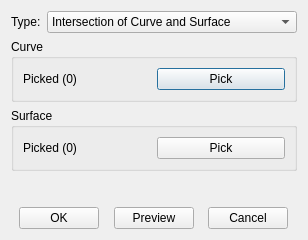
<?xml version="1.0" encoding="UTF-8"?>
<ui version="4.0">
 <class>PointInterOfCurveAndSurfaceInfoDialog</class>
 <widget class="QDialog" name="PointInterOfCurveAndSurfaceInfoDialog">
  <property name="geometry">
   <rect>
    <x>0</x>
    <y>0</y>
    <width>308</width>
    <height>240</height>
   </rect>
  </property>
  <property name="windowTitle">
   <string>Point</string>
  </property>
  <layout class="QGridLayout" name="gridLayout_5">
   <item row="0" column="0">
    <widget class="QWidget" name="widget_2" native="true">
     <property name="sizePolicy">
      <sizepolicy hsizetype="Preferred" vsizetype="Fixed">
       <horstretch>0</horstretch>
       <verstretch>0</verstretch>
      </sizepolicy>
     </property>
     <layout class="QGridLayout" name="gridLayout_2">
      <property name="leftMargin">
       <number>0</number>
      </property>
      <property name="topMargin">
       <number>0</number>
      </property>
      <property name="rightMargin">
       <number>0</number>
      </property>
      <property name="bottomMargin">
       <number>0</number>
      </property>
      <item row="0" column="0">
       <widget class="QLabel" name="label">
        <property name="sizePolicy">
         <sizepolicy hsizetype="Fixed" vsizetype="Preferred">
          <horstretch>0</horstretch>
          <verstretch>0</verstretch>
         </sizepolicy>
        </property>
        <property name="text">
         <string>Type:</string>
        </property>
       </widget>
      </item>
      <item row="0" column="1">
       <widget class="QComboBox" name="comb_type">
        <property name="currentIndex">
         <number>0</number>
        </property>
        <item>
         <property name="text">
          <string>Intersection of Curve and Surface</string>
         </property>
        </item>
       </widget>
      </item>
     </layout>
    </widget>
   </item>
   <item row="1" column="0">
    <widget class="QStackedWidget" name="stackedWidget">
     <property name="currentIndex">
      <number>0</number>
     </property>
     <widget class="QWidget" name="page_intersectionlinesurface">
      <layout class="QGridLayout" name="gridLayout_25">
       <property name="leftMargin">
        <number>0</number>
       </property>
       <property name="topMargin">
        <number>0</number>
       </property>
       <property name="rightMargin">
        <number>0</number>
       </property>
       <property name="bottomMargin">
        <number>0</number>
       </property>
       <item row="0" column="0">
        <widget class="QGroupBox" name="groupBox_13">
         <property name="title">
          <string>Curve</string>
         </property>
         <layout class="QGridLayout" name="gridLayout_22">
          <item row="0" column="1">
           <widget class="QPushButton" name="pb_intersectionlinesurface_curvepick">
            <property name="text">
             <string>Pick</string>
            </property>
           </widget>
          </item>
          <item row="0" column="0">
           <widget class="QLabel" name="lb_intersectionlinesurface_curvepicked">
            <property name="text">
             <string>Picked (0)</string>
            </property>
           </widget>
          </item>
         </layout>
        </widget>
       </item>
       <item row="1" column="0">
        <widget class="QGroupBox" name="groupBox_14">
         <property name="title">
          <string>Surface</string>
         </property>
         <layout class="QGridLayout" name="gridLayout_23">
          <item row="0" column="0">
           <widget class="QLabel" name="lb_intersectionlinesurface_surfacepicked">
            <property name="text">
             <string>Picked (0)</string>
            </property>
           </widget>
          </item>
          <item row="0" column="1">
           <widget class="QPushButton" name="pb_intersectionlinesurface_surfacepick">
            <property name="text">
             <string>Pick</string>
            </property>
           </widget>
          </item>
         </layout>
        </widget>
       </item>
       <item row="2" column="0">
        <spacer name="verticalSpacer_8">
         <property name="orientation">
          <enum>Qt::Vertical</enum>
         </property>
         <property name="sizeHint" stdset="0">
          <size>
           <width>20</width>
           <height>40</height>
          </size>
         </property>
        </spacer>
       </item>
      </layout>
     </widget>
    </widget>
   </item>
   <item row="2" column="0">
    <widget class="QWidget" name="widget" native="true">
     <property name="sizePolicy">
      <sizepolicy hsizetype="Preferred" vsizetype="Fixed">
       <horstretch>0</horstretch>
       <verstretch>0</verstretch>
      </sizepolicy>
     </property>
     <layout class="QGridLayout" name="gridLayout_3">
      <property name="leftMargin">
       <number>0</number>
      </property>
      <property name="topMargin">
       <number>0</number>
      </property>
      <property name="rightMargin">
       <number>0</number>
      </property>
      <property name="bottomMargin">
       <number>0</number>
      </property>
      <item row="0" column="4">
       <spacer name="horizontalSpacer_3">
        <property name="orientation">
         <enum>Qt::Horizontal</enum>
        </property>
        <property name="sizeHint" stdset="0">
         <size>
          <width>40</width>
          <height>20</height>
         </size>
        </property>
       </spacer>
      </item>
      <item row="0" column="1">
       <widget class="QPushButton" name="pb_ok">
        <property name="text">
         <string>OK</string>
        </property>
       </widget>
      </item>
      <item row="0" column="3">
       <widget class="QPushButton" name="pb_preview">
        <property name="text">
         <string>Preview</string>
        </property>
       </widget>
      </item>
      <item row="0" column="5">
       <widget class="QPushButton" name="pb_cancel">
        <property name="text">
         <string>Cancel</string>
        </property>
       </widget>
      </item>
      <item row="0" column="2">
       <spacer name="horizontalSpacer_2">
        <property name="orientation">
         <enum>Qt::Horizontal</enum>
        </property>
        <property name="sizeHint" stdset="0">
         <size>
          <width>40</width>
          <height>20</height>
         </size>
        </property>
       </spacer>
      </item>
      <item row="0" column="0">
       <spacer name="horizontalSpacer">
        <property name="orientation">
         <enum>Qt::Horizontal</enum>
        </property>
        <property name="sizeHint" stdset="0">
         <size>
          <width>40</width>
          <height>20</height>
         </size>
        </property>
       </spacer>
      </item>
      <item row="0" column="6">
       <spacer name="horizontalSpacer_4">
        <property name="orientation">
         <enum>Qt::Horizontal</enum>
        </property>
        <property name="sizeHint" stdset="0">
         <size>
          <width>40</width>
          <height>20</height>
         </size>
        </property>
       </spacer>
      </item>
     </layout>
    </widget>
   </item>
  </layout>
 </widget>
 <resources/>
 <connections/>
</ui>
